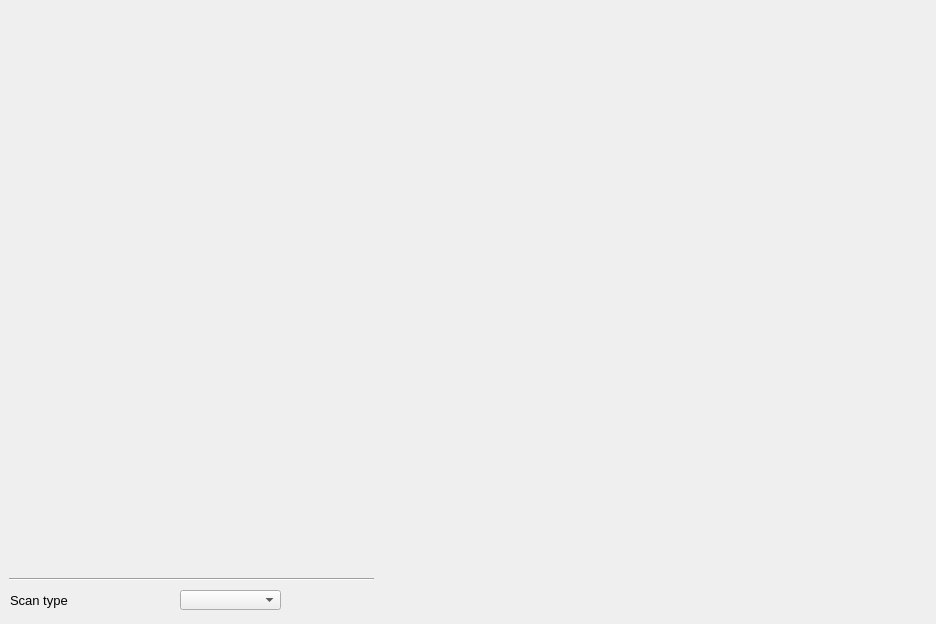
<?xml version="1.0" encoding="UTF-8"?>
<ui version="4.0">
 <class>TBTTDPSYNTH</class>
 <widget class="QMainWindow" name="TBTTDPSYNTH">
  <property name="geometry">
   <rect>
    <x>0</x>
    <y>0</y>
    <width>936</width>
    <height>624</height>
   </rect>
  </property>
  <property name="windowTitle">
   <string>Fast data</string>
  </property>
  <widget class="QWidget" name="centralwidget">
   <widget class="caCartesianPlot" name="tbtddcsynth_x">
    <property name="geometry">
     <rect>
      <x>9</x>
      <y>9</y>
      <width>361</width>
      <height>275</height>
     </rect>
    </property>
    <property name="font">
     <font>
      <family>Sans</family>
      <pointsize>8</pointsize>
     </font>
    </property>
    <property name="Title" stdset="0">
     <string notr="true">Horizontal position</string>
    </property>
    <property name="TitleX">
     <string notr="true">FA samples</string>
    </property>
    <property name="TitleY">
     <string notr="true">Position [nm]</string>
    </property>
    <property name="channels_1" stdset="0">
     <string notr="true">;$(BPM):fa.X</string>
    </property>
    <property name="Style_1">
     <enum>caCartesianPlot::Lines</enum>
    </property>
    <property name="symbol_1">
     <enum>caCartesianPlot::Star1</enum>
    </property>
    <property name="color_1">
     <color>
      <red>255</red>
      <green>0</green>
      <blue>0</blue>
     </color>
    </property>
    <property name="plotMode">
     <enum>caCartesianPlot::PlotNPointsAndStop</enum>
    </property>
    <property name="countNumOrChannel" stdset="0">
     <string notr="true"/>
    </property>
    <property name="triggerChannel" stdset="0">
     <string notr="true"/>
    </property>
    <property name="foreground">
     <color alpha="0">
      <red>255</red>
      <green>255</green>
      <blue>255</blue>
     </color>
    </property>
    <property name="gridColor">
     <color>
      <red>0</red>
      <green>0</green>
      <blue>0</blue>
     </color>
    </property>
    <property name="XaxisScaling" stdset="0">
     <enum>caCartesianPlot::Auto</enum>
    </property>
    <property name="XaxisLimits">
     <string>0;100</string>
    </property>
    <property name="YaxisLimits">
     <string>-1000000;-900000</string>
    </property>
   </widget>
   <widget class="Line" name="line">
    <property name="geometry">
     <rect>
      <x>9</x>
      <y>571</y>
      <width>365</width>
      <height>16</height>
     </rect>
    </property>
    <property name="orientation">
     <enum>Qt::Horizontal</enum>
    </property>
   </widget>
   <widget class="caCartesianPlot" name="tbtddcsynth_y">
    <property name="geometry">
     <rect>
      <x>9</x>
      <y>290</y>
      <width>361</width>
      <height>275</height>
     </rect>
    </property>
    <property name="font">
     <font>
      <family>Sans</family>
      <pointsize>8</pointsize>
     </font>
    </property>
    <property name="Title" stdset="0">
     <string notr="true">Vertical position</string>
    </property>
    <property name="TitleX">
     <string notr="true">FA samples</string>
    </property>
    <property name="TitleY">
     <string notr="true">Position [nm]</string>
    </property>
    <property name="channels_1" stdset="0">
     <string notr="true">;$(BPM):fa.Y</string>
    </property>
    <property name="Style_1">
     <enum>caCartesianPlot::Lines</enum>
    </property>
    <property name="symbol_1">
     <enum>caCartesianPlot::Star1</enum>
    </property>
    <property name="color_1">
     <color>
      <red>33</red>
      <green>0</green>
      <blue>255</blue>
     </color>
    </property>
    <property name="channels_2" stdset="0">
     <string notr="true"/>
    </property>
    <property name="symbol_2">
     <enum>caCartesianPlot::Star2</enum>
    </property>
    <property name="color_2">
     <color>
      <red>6</red>
      <green>0</green>
      <blue>255</blue>
     </color>
    </property>
    <property name="plotMode">
     <enum>caCartesianPlot::PlotNPointsAndStop</enum>
    </property>
    <property name="countNumOrChannel" stdset="0">
     <string notr="true"/>
    </property>
    <property name="triggerChannel" stdset="0">
     <string notr="true"/>
    </property>
    <property name="foreground">
     <color alpha="0">
      <red>255</red>
      <green>255</green>
      <blue>255</blue>
     </color>
    </property>
    <property name="gridColor">
     <color>
      <red>0</red>
      <green>0</green>
      <blue>0</blue>
     </color>
    </property>
    <property name="XaxisScaling" stdset="0">
     <enum>caCartesianPlot::Auto</enum>
    </property>
    <property name="XaxisLimits">
     <string>0;100</string>
    </property>
    <property name="YaxisLimits">
     <string>-1000000;-900000</string>
    </property>
   </widget>
   <widget class="caMenu" name="tbtddcsynth_scan">
    <property name="geometry">
     <rect>
      <x>180</x>
      <y>590</y>
      <width>101</width>
      <height>20</height>
     </rect>
    </property>
    <property name="font">
     <font>
      <family>Sans Serif</family>
      <pointsize>10</pointsize>
     </font>
    </property>
    <property name="channel" stdset="0">
     <string notr="true">$(BPM):fa.SCAN</string>
    </property>
   </widget>
   <widget class="QLabel" name="label_7">
    <property name="geometry">
     <rect>
      <x>10</x>
      <y>590</y>
      <width>171</width>
      <height>21</height>
     </rect>
    </property>
    <property name="font">
     <font>
      <pointsize>10</pointsize>
     </font>
    </property>
    <property name="text">
     <string>Scan type</string>
    </property>
   </widget>
   <widget class="caCartesianPlot" name="tbtddcsynth_x_2">
    <property name="geometry">
     <rect>
      <x>380</x>
      <y>10</y>
      <width>271</width>
      <height>271</height>
     </rect>
    </property>
    <property name="font">
     <font>
      <family>Sans</family>
      <pointsize>8</pointsize>
     </font>
    </property>
    <property name="Title" stdset="0">
     <string notr="true">Va</string>
    </property>
    <property name="TitleX">
     <string notr="true">FA samples</string>
    </property>
    <property name="TitleY">
     <string notr="true">Amplitudes</string>
    </property>
    <property name="channels_1" stdset="0">
     <string notr="true">;$(BPM):fa.Va</string>
    </property>
    <property name="Style_1">
     <enum>caCartesianPlot::Lines</enum>
    </property>
    <property name="symbol_1">
     <enum>caCartesianPlot::Star1</enum>
    </property>
    <property name="color_1">
     <color>
      <red>255</red>
      <green>0</green>
      <blue>0</blue>
     </color>
    </property>
    <property name="plotMode">
     <enum>caCartesianPlot::PlotNPointsAndStop</enum>
    </property>
    <property name="countNumOrChannel" stdset="0">
     <string notr="true"/>
    </property>
    <property name="triggerChannel" stdset="0">
     <string notr="true"/>
    </property>
    <property name="foreground">
     <color alpha="0">
      <red>255</red>
      <green>255</green>
      <blue>255</blue>
     </color>
    </property>
    <property name="gridColor">
     <color>
      <red>0</red>
      <green>0</green>
      <blue>0</blue>
     </color>
    </property>
    <property name="XaxisScaling" stdset="0">
     <enum>caCartesianPlot::Auto</enum>
    </property>
    <property name="XaxisLimits">
     <string>0;100</string>
    </property>
    <property name="YaxisLimits">
     <string>-1000000;-900000</string>
    </property>
   </widget>
   <widget class="caCartesianPlot" name="tbtddcsynth_x_3">
    <property name="geometry">
     <rect>
      <x>650</x>
      <y>10</y>
      <width>271</width>
      <height>271</height>
     </rect>
    </property>
    <property name="font">
     <font>
      <family>Sans</family>
      <pointsize>8</pointsize>
     </font>
    </property>
    <property name="Title" stdset="0">
     <string notr="true">Vb</string>
    </property>
    <property name="TitleX">
     <string notr="true">FA samples</string>
    </property>
    <property name="TitleY">
     <string notr="true">Amplitude</string>
    </property>
    <property name="channels_1" stdset="0">
     <string notr="true">;$(BPM):fa.Vb</string>
    </property>
    <property name="Style_1">
     <enum>caCartesianPlot::Lines</enum>
    </property>
    <property name="symbol_1">
     <enum>caCartesianPlot::Star1</enum>
    </property>
    <property name="color_1">
     <color>
      <red>255</red>
      <green>0</green>
      <blue>0</blue>
     </color>
    </property>
    <property name="plotMode">
     <enum>caCartesianPlot::PlotNPointsAndStop</enum>
    </property>
    <property name="countNumOrChannel" stdset="0">
     <string notr="true"/>
    </property>
    <property name="triggerChannel" stdset="0">
     <string notr="true"/>
    </property>
    <property name="foreground">
     <color alpha="0">
      <red>255</red>
      <green>255</green>
      <blue>255</blue>
     </color>
    </property>
    <property name="gridColor">
     <color>
      <red>0</red>
      <green>0</green>
      <blue>0</blue>
     </color>
    </property>
    <property name="XaxisScaling" stdset="0">
     <enum>caCartesianPlot::Auto</enum>
    </property>
    <property name="XaxisLimits">
     <string>0;100</string>
    </property>
    <property name="YaxisLimits">
     <string>-1000000;-900000</string>
    </property>
   </widget>
   <widget class="caCartesianPlot" name="tbtddcsynth_x_4">
    <property name="geometry">
     <rect>
      <x>650</x>
      <y>290</y>
      <width>271</width>
      <height>271</height>
     </rect>
    </property>
    <property name="font">
     <font>
      <family>Sans</family>
      <pointsize>8</pointsize>
     </font>
    </property>
    <property name="Title" stdset="0">
     <string notr="true">Vd</string>
    </property>
    <property name="TitleX">
     <string notr="true">FA samples</string>
    </property>
    <property name="TitleY">
     <string notr="true">Amplitude</string>
    </property>
    <property name="channels_1" stdset="0">
     <string notr="true">;$(BPM):fa.Vd</string>
    </property>
    <property name="Style_1">
     <enum>caCartesianPlot::Lines</enum>
    </property>
    <property name="symbol_1">
     <enum>caCartesianPlot::Star1</enum>
    </property>
    <property name="color_1">
     <color>
      <red>255</red>
      <green>0</green>
      <blue>0</blue>
     </color>
    </property>
    <property name="plotMode">
     <enum>caCartesianPlot::PlotNPointsAndStop</enum>
    </property>
    <property name="countNumOrChannel" stdset="0">
     <string notr="true"/>
    </property>
    <property name="triggerChannel" stdset="0">
     <string notr="true"/>
    </property>
    <property name="foreground">
     <color alpha="0">
      <red>255</red>
      <green>255</green>
      <blue>255</blue>
     </color>
    </property>
    <property name="gridColor">
     <color>
      <red>0</red>
      <green>0</green>
      <blue>0</blue>
     </color>
    </property>
    <property name="XaxisScaling" stdset="0">
     <enum>caCartesianPlot::Auto</enum>
    </property>
    <property name="XaxisLimits">
     <string>0;100</string>
    </property>
    <property name="YaxisLimits">
     <string>-1000000;-900000</string>
    </property>
   </widget>
   <widget class="caCartesianPlot" name="tbtddcsynth_x_5">
    <property name="geometry">
     <rect>
      <x>380</x>
      <y>290</y>
      <width>271</width>
      <height>271</height>
     </rect>
    </property>
    <property name="font">
     <font>
      <family>Sans</family>
      <pointsize>8</pointsize>
     </font>
    </property>
    <property name="Title" stdset="0">
     <string notr="true">Vc</string>
    </property>
    <property name="TitleX">
     <string notr="true">FA samples</string>
    </property>
    <property name="TitleY">
     <string notr="true">Amplitudes</string>
    </property>
    <property name="channels_1" stdset="0">
     <string notr="true">;$(BPM):fa.Vc</string>
    </property>
    <property name="Style_1">
     <enum>caCartesianPlot::Lines</enum>
    </property>
    <property name="symbol_1">
     <enum>caCartesianPlot::Star1</enum>
    </property>
    <property name="color_1">
     <color>
      <red>255</red>
      <green>0</green>
      <blue>0</blue>
     </color>
    </property>
    <property name="plotMode">
     <enum>caCartesianPlot::PlotNPointsAndStop</enum>
    </property>
    <property name="countNumOrChannel" stdset="0">
     <string notr="true"/>
    </property>
    <property name="triggerChannel" stdset="0">
     <string notr="true"/>
    </property>
    <property name="foreground">
     <color alpha="0">
      <red>255</red>
      <green>255</green>
      <blue>255</blue>
     </color>
    </property>
    <property name="gridColor">
     <color>
      <red>0</red>
      <green>0</green>
      <blue>0</blue>
     </color>
    </property>
    <property name="XaxisScaling" stdset="0">
     <enum>caCartesianPlot::Auto</enum>
    </property>
    <property name="XaxisLimits">
     <string>0;100</string>
    </property>
    <property name="YaxisLimits">
     <string>-1000000;-900000</string>
    </property>
   </widget>
  </widget>
 </widget>
 <customwidgets>
  <customwidget>
   <class>caMenu</class>
   <extends>QComboBox</extends>
   <header>caMenu</header>
  </customwidget>
  <customwidget>
   <class>caCartesianPlot</class>
   <extends>QFrame</extends>
   <header>caCartesianPlot</header>
  </customwidget>
 </customwidgets>
 <resources/>
 <connections/>
</ui>
